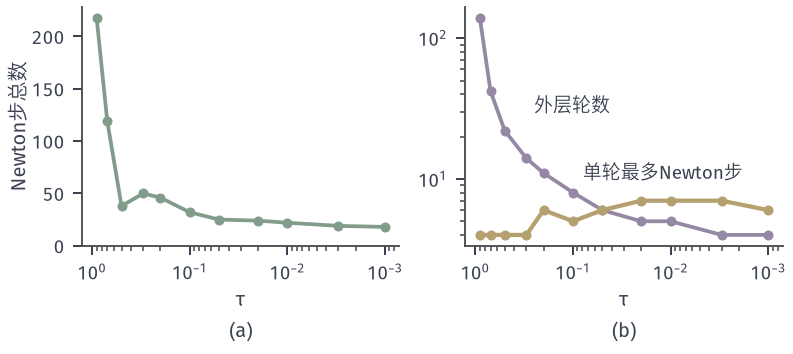

This chart was generated by the following Python code:
from pathlib import Path
import sys
ROOT = next(p for p in Path(__file__).resolve().parents if (p/"build.sh").is_file() and (p/"tex/book.tex").is_file())
sys.path.insert(0, str(ROOT/"figures/05-optimization/06-constrained-optimization/matplotlib/nlipm-common"))
from nlipm import *
OUT = Path(__file__).resolve().parent
# Barrier method on the running example: how the update factor trades outer against inner work.
T = [.9, .7, .5, .3, .2, .1, .05, .02, .01, .003, .001]
tot = []; out = []; mx = []
for t in T:
    r = barrier_method([0, 2], 1., t, tol=1e-6, inner=1e-8); tot.append(sum(r['counts'])); out.append(len(r['counts'])); mx.append(max(r['counts']))
fig, (a, b) = figure(width_mm=112, height_mm=50, ncols=2)
a.semilogx(T, tot, color=GREEN, lw=1.5, marker='o', ms=3); a.invert_xaxis(); a.set_ylim(0, None); tag(a, '$\\tau$', '(a)'); a.set_ylabel('Newton步总数', labelpad=1)
b.semilogx(T, out, color=PURPLE, lw=1.5, marker='o', ms=3); b.semilogx(T, mx, color=YELLOW, lw=1.7, marker='o', ms=3)
b.set_yscale('log'); b.invert_xaxis(); tag(b, '$\\tau$', '(b)')
b.text(.25, 30, '外层轮数', fontsize=7.5); b.text(.012, 10, '单轮最多Newton步', fontsize=7.5, ha='center')
save(fig, OUT, 'figure', {'tau': T, 'newton_total': tot, 'outer': out, 'max_inner': mx})
